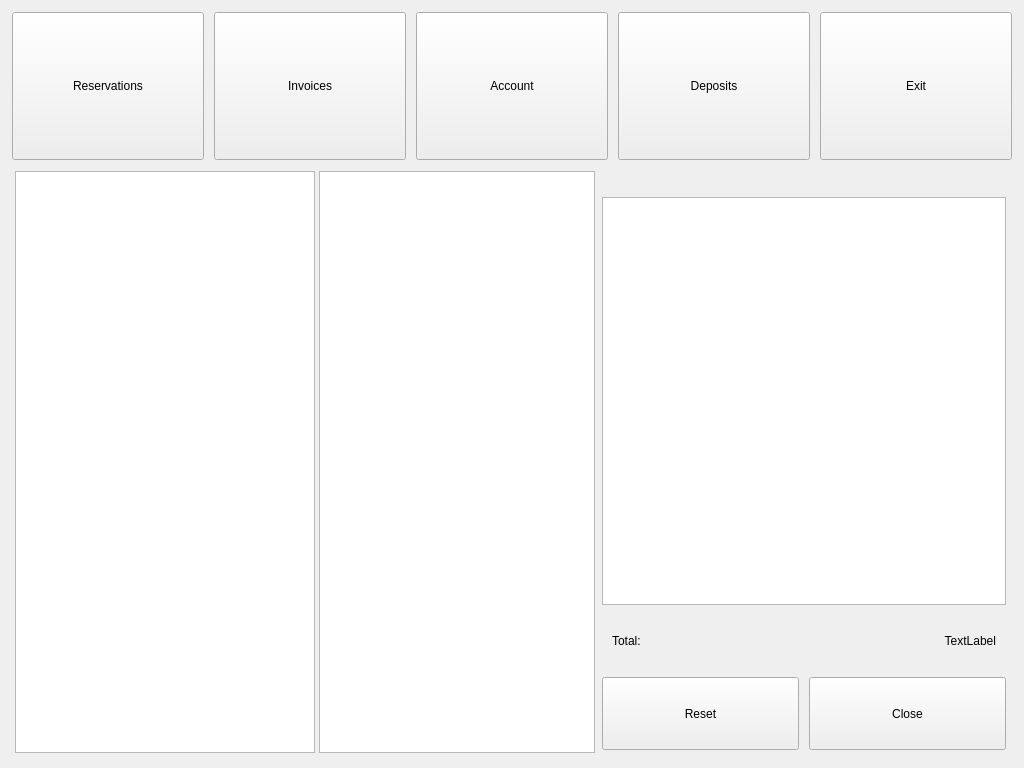
<?xml version="1.0" encoding="UTF-8"?>
<ui version="4.0">
 <class>MemberDashboardWindow</class>
 <widget class="QWidget" name="MemberDashboardWindow">
  <property name="geometry">
   <rect>
    <x>0</x>
    <y>0</y>
    <width>1024</width>
    <height>768</height>
   </rect>
  </property>
  <property name="windowTitle">
   <string notr="true"/>
  </property>
  <property name="styleSheet">
   <string notr="true">QListWidget:QScrollBar::handle:vertical {
        background: qlineargradient(x1:0, y1:0, x2:1, y2:0,
        stop: 0  rgb(32, 47, 130), stop: 0.5 rgb(32, 47, 130),  stop:1 rgb(32, 47, 130));
        min-height: 0px;
}</string>
  </property>
  <property name="locale">
   <locale language="Spanish" country="Spain"/>
  </property>
  <layout class="QVBoxLayout" name="verticalLayout">
   <item>
    <widget class="QWidget" name="topPanelWidget" native="true">
     <property name="minimumSize">
      <size>
       <width>0</width>
       <height>150</height>
      </size>
     </property>
     <property name="maximumSize">
      <size>
       <width>16777215</width>
       <height>150</height>
      </size>
     </property>
     <layout class="QHBoxLayout" name="horizontalLayout_5">
      <property name="spacing">
       <number>10</number>
      </property>
      <property name="leftMargin">
       <number>1</number>
      </property>
      <property name="topMargin">
       <number>1</number>
      </property>
      <property name="rightMargin">
       <number>1</number>
      </property>
      <property name="bottomMargin">
       <number>1</number>
      </property>
      <item>
       <widget class="QPushButton" name="tableReservationButton">
        <property name="sizePolicy">
         <sizepolicy hsizetype="Minimum" vsizetype="Expanding">
          <horstretch>0</horstretch>
          <verstretch>0</verstretch>
         </sizepolicy>
        </property>
        <property name="text">
         <string>Reservations</string>
        </property>
       </widget>
      </item>
      <item>
       <widget class="QPushButton" name="invoicesPushButton">
        <property name="sizePolicy">
         <sizepolicy hsizetype="Minimum" vsizetype="Expanding">
          <horstretch>0</horstretch>
          <verstretch>0</verstretch>
         </sizepolicy>
        </property>
        <property name="text">
         <string>Invoices</string>
        </property>
       </widget>
      </item>
      <item>
       <widget class="QPushButton" name="accountButton">
        <property name="sizePolicy">
         <sizepolicy hsizetype="Minimum" vsizetype="Expanding">
          <horstretch>0</horstretch>
          <verstretch>0</verstretch>
         </sizepolicy>
        </property>
        <property name="text">
         <string>Account</string>
        </property>
       </widget>
      </item>
      <item>
       <widget class="QPushButton" name="depositsButton">
        <property name="sizePolicy">
         <sizepolicy hsizetype="Minimum" vsizetype="Expanding">
          <horstretch>0</horstretch>
          <verstretch>0</verstretch>
         </sizepolicy>
        </property>
        <property name="minimumSize">
         <size>
          <width>0</width>
          <height>0</height>
         </size>
        </property>
        <property name="maximumSize">
         <size>
          <width>16777215</width>
          <height>16777215</height>
         </size>
        </property>
        <property name="text">
         <string>Deposits</string>
        </property>
       </widget>
      </item>
      <item>
       <widget class="QPushButton" name="exitButton">
        <property name="sizePolicy">
         <sizepolicy hsizetype="Minimum" vsizetype="Expanding">
          <horstretch>0</horstretch>
          <verstretch>0</verstretch>
         </sizepolicy>
        </property>
        <property name="minimumSize">
         <size>
          <width>0</width>
          <height>0</height>
         </size>
        </property>
        <property name="maximumSize">
         <size>
          <width>16777215</width>
          <height>16777215</height>
         </size>
        </property>
        <property name="autoFillBackground">
         <bool>false</bool>
        </property>
        <property name="text">
         <string>Exit</string>
        </property>
       </widget>
      </item>
     </layout>
    </widget>
   </item>
   <item>
    <widget class="QWidget" name="mainWidget" native="true">
     <layout class="QHBoxLayout" name="verticalLayout_2">
      <property name="spacing">
       <number>4</number>
      </property>
      <property name="leftMargin">
       <number>4</number>
      </property>
      <property name="topMargin">
       <number>4</number>
      </property>
      <property name="rightMargin">
       <number>4</number>
      </property>
      <property name="bottomMargin">
       <number>4</number>
      </property>
      <item>
       <widget class="QListWidget" name="familyListWidget">
        <property name="minimumSize">
         <size>
          <width>300</width>
          <height>0</height>
         </size>
        </property>
        <property name="maximumSize">
         <size>
          <width>300</width>
          <height>16777215</height>
         </size>
        </property>
        <property name="font">
         <font>
          <pointsize>5</pointsize>
         </font>
        </property>
        <property name="styleSheet">
         <string notr="true">selection-background-color: rgba(229, 92, 92, 122);</string>
        </property>
        <property name="alternatingRowColors">
         <bool>true</bool>
        </property>
        <property name="movement">
         <enum>QListView::Static</enum>
        </property>
        <property name="flow">
         <enum>QListView::TopToBottom</enum>
        </property>
        <property name="uniformItemSizes">
         <bool>true</bool>
        </property>
        <property name="selectionRectVisible">
         <bool>true</bool>
        </property>
       </widget>
      </item>
      <item>
       <widget class="QListWidget" name="productListWidget">
        <property name="font">
         <font>
          <pointsize>7</pointsize>
         </font>
        </property>
        <property name="movement">
         <enum>QListView::Static</enum>
        </property>
        <property name="flow">
         <enum>QListView::LeftToRight</enum>
        </property>
        <property name="isWrapping" stdset="0">
         <bool>true</bool>
        </property>
        <property name="uniformItemSizes">
         <bool>true</bool>
        </property>
       </widget>
      </item>
      <item>
       <widget class="QWidget" name="invoiceInfoWidget" native="true">
        <property name="minimumSize">
         <size>
          <width>410</width>
          <height>0</height>
         </size>
        </property>
        <property name="maximumSize">
         <size>
          <width>410</width>
          <height>16777215</height>
         </size>
        </property>
        <layout class="QVBoxLayout" name="verticalLayout_4">
         <property name="spacing">
          <number>10</number>
         </property>
         <property name="leftMargin">
          <number>2</number>
         </property>
         <property name="topMargin">
          <number>2</number>
         </property>
         <property name="rightMargin">
          <number>2</number>
         </property>
         <property name="bottomMargin">
          <number>2</number>
         </property>
         <item>
          <widget class="QWidget" name="invoiceWidget" native="true">
           <property name="minimumSize">
            <size>
             <width>0</width>
             <height>0</height>
            </size>
           </property>
           <property name="maximumSize">
            <size>
             <width>16777215</width>
             <height>16777215</height>
            </size>
           </property>
           <layout class="QVBoxLayout" name="verticalLayout_5">
            <property name="spacing">
             <number>10</number>
            </property>
            <property name="leftMargin">
             <number>1</number>
            </property>
            <property name="topMargin">
             <number>1</number>
            </property>
            <property name="rightMargin">
             <number>1</number>
            </property>
            <property name="bottomMargin">
             <number>1</number>
            </property>
            <item>
             <widget class="QLabel" name="invoiceInfoLabel">
              <property name="font">
               <font>
                <pointsize>8</pointsize>
               </font>
              </property>
              <property name="text">
               <string notr="true"/>
              </property>
             </widget>
            </item>
            <item>
             <widget class="QTableWidget" name="invoiceTableWidget">
              <property name="minimumSize">
               <size>
                <width>0</width>
                <height>0</height>
               </size>
              </property>
              <property name="font">
               <font>
                <pointsize>7</pointsize>
               </font>
              </property>
              <property name="horizontalScrollBarPolicy">
               <enum>Qt::ScrollBarAlwaysOff</enum>
              </property>
              <property name="sizeAdjustPolicy">
               <enum>QAbstractScrollArea::AdjustToContents</enum>
              </property>
              <property name="editTriggers">
               <set>QAbstractItemView::NoEditTriggers</set>
              </property>
              <property name="dragEnabled">
               <bool>false</bool>
              </property>
              <property name="selectionMode">
               <enum>QAbstractItemView::NoSelection</enum>
              </property>
              <attribute name="horizontalHeaderStretchLastSection">
               <bool>true</bool>
              </attribute>
              <attribute name="verticalHeaderVisible">
               <bool>false</bool>
              </attribute>
             </widget>
            </item>
           </layout>
          </widget>
         </item>
         <item>
          <widget class="QWidget" name="totalWidget" native="true">
           <property name="minimumSize">
            <size>
             <width>0</width>
             <height>50</height>
            </size>
           </property>
           <property name="maximumSize">
            <size>
             <width>16777215</width>
             <height>50</height>
            </size>
           </property>
           <layout class="QHBoxLayout" name="horizontalLayout_8">
            <item>
             <widget class="QLabel" name="totalLabel">
              <property name="text">
               <string>Total:</string>
              </property>
             </widget>
            </item>
            <item>
             <widget class="QLabel" name="totalDisplayLabel">
              <property name="text">
               <string>TextLabel</string>
              </property>
              <property name="alignment">
               <set>Qt::AlignRight|Qt::AlignTrailing|Qt::AlignVCenter</set>
              </property>
             </widget>
            </item>
           </layout>
          </widget>
         </item>
         <item>
          <widget class="QWidget" name="invoiceButtonBox" native="true">
           <property name="minimumSize">
            <size>
             <width>0</width>
             <height>75</height>
            </size>
           </property>
           <property name="maximumSize">
            <size>
             <width>16777215</width>
             <height>75</height>
            </size>
           </property>
           <layout class="QHBoxLayout" name="horizontalLayout_9">
            <property name="spacing">
             <number>10</number>
            </property>
            <property name="leftMargin">
             <number>1</number>
            </property>
            <property name="topMargin">
             <number>1</number>
            </property>
            <property name="rightMargin">
             <number>1</number>
            </property>
            <property name="bottomMargin">
             <number>1</number>
            </property>
            <item>
             <widget class="QPushButton" name="invoiceResetButton">
              <property name="sizePolicy">
               <sizepolicy hsizetype="Minimum" vsizetype="Expanding">
                <horstretch>0</horstretch>
                <verstretch>0</verstretch>
               </sizepolicy>
              </property>
              <property name="text">
               <string>Reset</string>
              </property>
             </widget>
            </item>
            <item>
             <widget class="QPushButton" name="invoiceCloseButton">
              <property name="sizePolicy">
               <sizepolicy hsizetype="Minimum" vsizetype="Expanding">
                <horstretch>0</horstretch>
                <verstretch>0</verstretch>
               </sizepolicy>
              </property>
              <property name="text">
               <string>Close</string>
              </property>
             </widget>
            </item>
           </layout>
          </widget>
         </item>
        </layout>
       </widget>
      </item>
     </layout>
    </widget>
   </item>
  </layout>
 </widget>
 <layoutdefault spacing="6" margin="11"/>
 <resources/>
 <connections/>
</ui>
